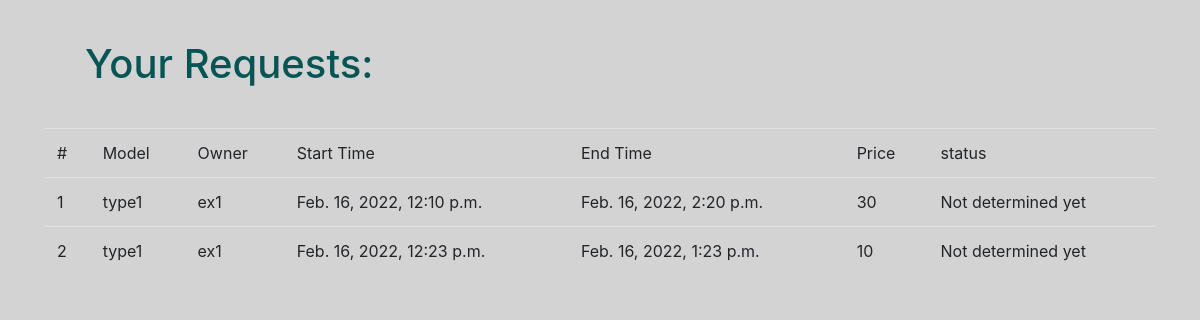
The app's page /rental/requests/ (signed in), older data.
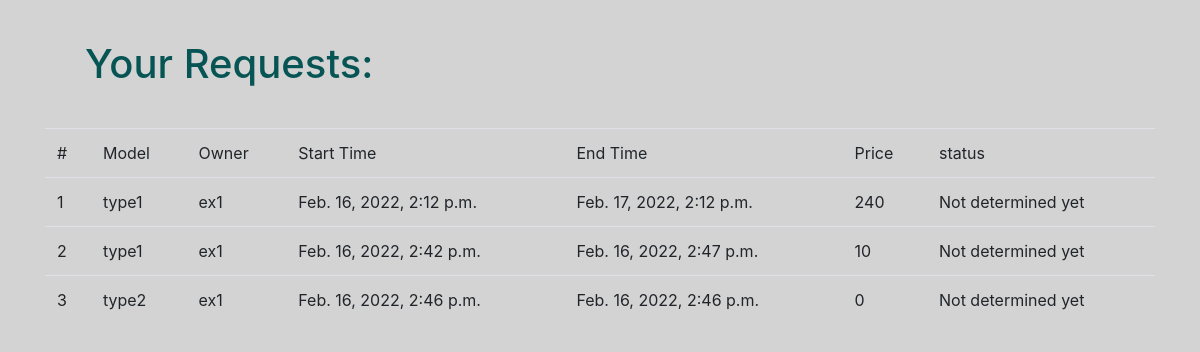
The same page, newer data.
### car_rental/models.py (models this page shows, shortened)
class RentRequest(models.Model):
    is_accepted = models.BooleanField(default=False)
    has_result = models.BooleanField(default=False)
    car = models.ForeignKey(Car, on_delete=models.CASCADE)
    requester = models.ForeignKey(User, on_delete=models.CASCADE)
    rent_start_time = models.DateTimeField('Start Time', default=timezone.now)
    rent_end_time = models.DateTimeField('End Time', default=get_tomorrow)
    creation_time = models.DateTimeField('Request time:', default=timezone.now)
    def get_price(self):
        delta_time = self.rent_end_time - self.rent_start_time
        delta_hours = delta_time.days * 24 + ceil(delta_time.seconds/3600)
        return delta_hours * self.car.price_per_hour

class Car(models.Model):
    car_type = models.CharField(max_length=50, default='type0')
    plate = models.CharField(max_length=8, default='12345678')
    renter = models.ForeignKey(User, null=True, default=None, on_delete=models.SET_NULL, related_name='cars_rented')
    owner = models.ForeignKey(User, on_delete=models.CASCADE, null=True, related_name='cars_owned')
    price_per_hour = models.IntegerField(default=10)
    rent_start_time = models.DateTimeField('Start Time', default=timezone.now)
    rent_end_time = models.DateTimeField('End Time', default=timezone.now)

class User(AbstractUser):
    isCarExhibition = models.BooleanField(default=False)
    credit = models.IntegerField(default=0)

### car_rental/views.py (the view)
# urls.py: path('requests/', views.RentRequestListView.as_view(), name='requests'),
@method_decorator(login_required, name='dispatch')
class RentRequestListView(generic.ListView):
    template_name = 'car_rental/requests.html'
    model = RentRequest
    context_object_name = 'requests'
    def get_queryset(self):
        current_user = self.request.user
        if current_user.isCarExhibition:
            all_requests = []
            for car in current_user.cars_owned.all():
                all_requests.extend(car.rentrequest_set.filter(has_result=False))
            return all_requests
        return current_user.rentrequest_set.all()

### car_rental/templates/car_rental/requests.html (shortened to what this page needs)
{% load static %}
<!DOCTYPE html>
<html lang="en">
<head>
    <link rel="stylesheet" href="https://cdn.jsdelivr.net/npm/bootstrap@4.6.1/dist/css/bootstrap.min.css">
    <link rel="stylesheet" type="text/css" href="{% static 'car_rental/stylesheets/car_detail.css' %}">
</head>
<body>
<div class="container">
<h1>Your Requests:</h1>
{%if  user.isCarExhibition %}
    {% if requests %}
        <div class="alert alert-info"> Please accept or reject these requests:</div>
        <form action="{% url 'car_rental:answer_requests' %}" method="post">
        {% csrf_token %}
        <table class="table">
        <thead>
        <tr>
            <td>#</td>
            <td>Model</td>
            <td>Plate Number</td>
            <td>Requester</td>
            <td>Start Time</td>
            <td>End Time</td>
            <td>Income</td>
            <td>Take it?</td>
        </tr>
        </thead>
        <tbody>
        {% for request in requests %}
            <tr>
                <td>{{ forloop.counter }}</td>
                <td>{{ request.car.car_type }}</td>
                <td>{{ request.car.plate }}</td>
                <td>{{ request.requester.username }}</td>
                <td>{{ request.rent_start_time }}</td>
                <td>{{ request.rent_end_time }}</td>
                <td>{{ request.get_price }}</td>
                <td>
                    <label for="yes{{ forloop.counter }}">Yes</label>
                    <input required type="radio" id="yes{{ forloop.counter }}" name="{{ request.id }}" value="yes">
                    &nbsp;&nbsp;&nbsp;&nbsp;
                    <label for="no{{ forloop.counter }}">No</label>
                    <input type="radio" id="no{{ forloop.counter }}" name="{{ request.id }}" value="no">
                </td>
            </tr>
         {% endfor %}
        </tbody>
        </table>
        <input value="Confirm" type="submit">
        </form>
    {% else %}
        <div class="alert alert-danger"><strong>No Requests.</strong></div>
    {% endif %}
{% else %}
    {% if requests %}
        <table class="table">
        <thead>
        <tr>
            <td>#</td>
            <td>Model</td>
            <td>Owner</td>
            <td>Start Time</td>
            <td>End Time</td>
            <td>Price</td>
            <td>status</td>
        </tr>
        </thead>
        <tbody>
        {% for request in requests %}
            <tr>
                <td>{{ forloop.counter }}</td>
                <td>{{ request.car.car_type }}</td>
                <td>{{ request.car.owner.username }}</td>
                <td>{{ request.rent_start_time }}</td>
                <td>{{ request.rent_end_time }}</td>
                <td>{{ request.get_price }}</td>
            {% if request.has_result %}
                {% if request.is_accepted %}
                    <td style="color: darkgreen">Accepted</td>
                {% else %}
                    <td style="color: darkred">Rejected</td>
                {% endif %}
            {% else %}
                <td>Not determined yet</td>
            {% endif %}
            </tr>
         {% endfor %}
        </tbody>
        </table>
    {% else %}
        <div class="alert alert-danger"><strong>No Requests.</strong></div>
    {% endif %}
{% endif %}
</div>
</body>
</html>

Row changes from the older to the newer data that the page shows:
changed RentRequest: rent_start_time "Feb. 16, 2022, 12:10 p.m." → "Feb. 16, 2022, 2:12 p.m."; rent_end_time "Feb. 16, 2022, 2:20 p.m." → "Feb. 17, 2022, 2:12 p.m."; get_price "30" → "240"
changed RentRequest: rent_start_time "Feb. 16, 2022, 12:23 p.m." → "Feb. 16, 2022, 2:42 p.m."; rent_end_time "Feb. 16, 2022, 1:23 p.m." → "Feb. 16, 2022, 2:47 p.m."
added RentRequest: car.car_type "type2", car.owner.username "ex1", rent_start_time "Feb. 16, 2022, 2:46 p.m.", rent_end_time "Feb. 16, 2022, 2:46 p.m.", get_price "0", has_result "Not determined yet"
